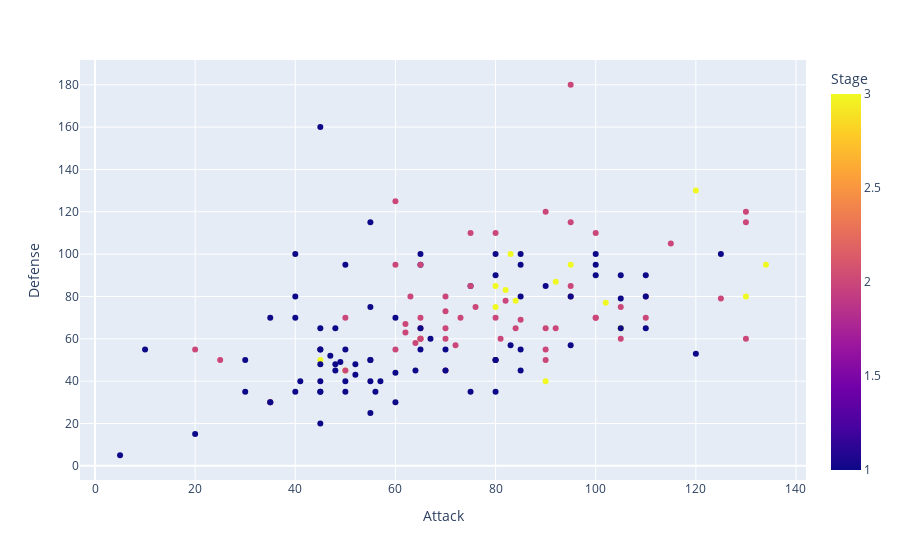

Notebook source saved alongside this figure:
### Code cell
#membuat 3 warna berbeda berdasarkan stage
fig = px.scatter(df, x='Attack', y ='Defense', color = 'Stage', hover_data=['Name'])
fig.show()

### Figure 1 — Plotly figure (JSON) as saved in the notebook; plotly's stock layout.template omitted (floating-point values rounded to 4 significant figures; data arrays with more than 128 entries replaced by an {"elided": "..."} marker saying what was removed)
{"data": [{"customdata": {"elided": "151x1 str values"}, "hovertemplate": "Attack=%{x}<br>Defense=%{y}<br>Name=%{customdata[0]}<br>Stage=%{marker.color}<extra></extra>", "legendgroup": "", "marker": {"color": {"elided": "151 int values"}, "coloraxis": "coloraxis", "symbol": "circle"}, "mode": "markers", "name": "", "orientation": "v", "showlegend": false, "type": "scatter", "x": {"elided": "151 int values"}, "xaxis": "x", "y": {"elided": "151 int values"}, "yaxis": "y"}], "layout": {"coloraxis": {"colorbar": {"title": {"text": "Stage"}}, "colorscale": [[0, "#0d0887"], [0.1111, "#46039f"], [0.2222, "#7201a8"], [0.3333, "#9c179e"], [0.4444, "#bd3786"], [0.5556, "#d8576b"], [0.6667, "#ed7953"], [0.7778, "#fb9f3a"], [0.8889, "#fdca26"], [1, "#f0f921"]]}, "legend": {"tracegroupgap": 0}, "margin": {"t": 60}, "xaxis": {"anchor": "y", "domain": [0, 1], "title": {"text": "Attack"}}, "yaxis": {"anchor": "x", "domain": [0, 1], "title": {"text": "Defense"}}}}
